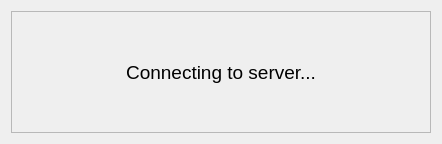
<?xml version="1.0" encoding="UTF-8"?>
<ui version="4.0">
 <class>DlgConnectToServer</class>
 <widget class="QDialog" name="DlgConnectToServer">
  <property name="geometry">
   <rect>
    <x>0</x>
    <y>0</y>
    <width>442</width>
    <height>144</height>
   </rect>
  </property>
  <property name="windowTitle">
   <string>Connection</string>
  </property>
  <layout class="QVBoxLayout" name="verticalLayout">
   <item>
    <widget class="QFrame" name="frame">
     <property name="frameShape">
      <enum>QFrame::StyledPanel</enum>
     </property>
     <property name="frameShadow">
      <enum>QFrame::Raised</enum>
     </property>
     <layout class="QVBoxLayout" name="verticalLayout_2">
      <item>
       <widget class="QLabel" name="label">
        <property name="font">
         <font>
          <pointsize>14</pointsize>
         </font>
        </property>
        <property name="text">
         <string>Connecting to server...</string>
        </property>
        <property name="alignment">
         <set>Qt::AlignCenter</set>
        </property>
       </widget>
      </item>
     </layout>
    </widget>
   </item>
  </layout>
 </widget>
 <resources/>
 <connections/>
</ui>
